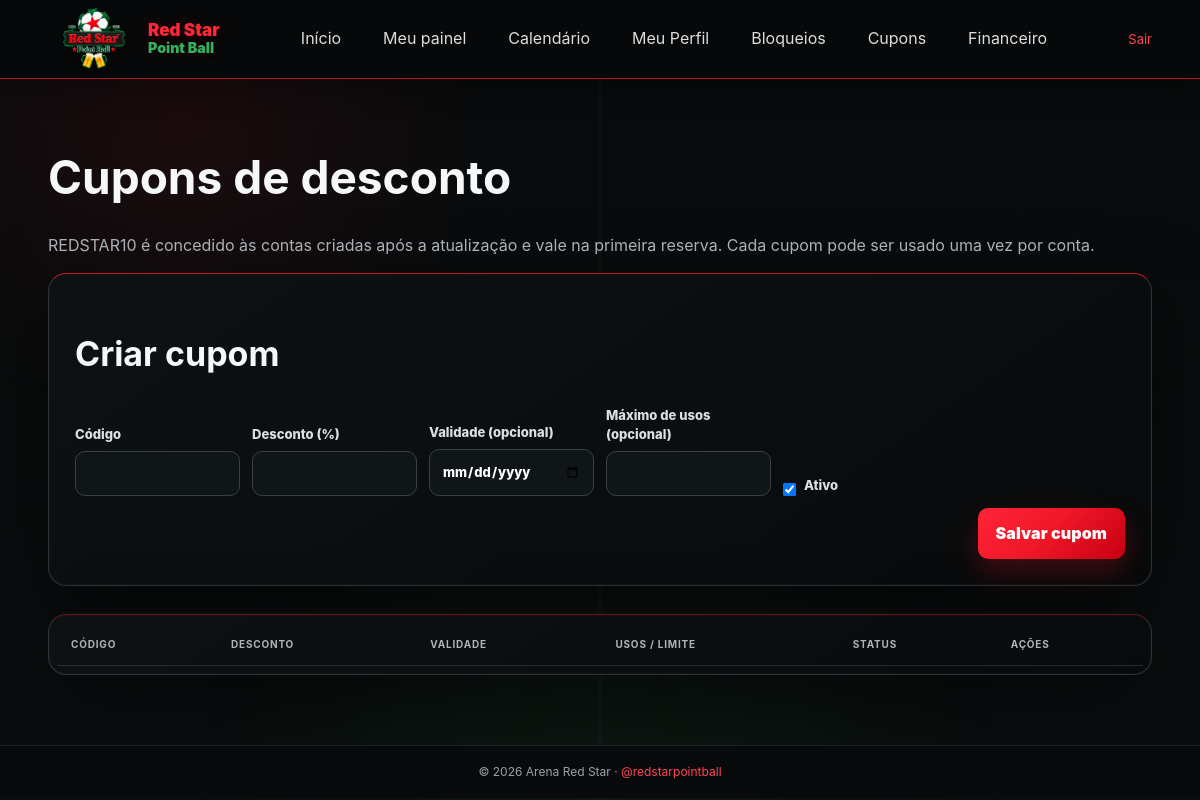
Before: /cupons.php (signed in) with the older database file.
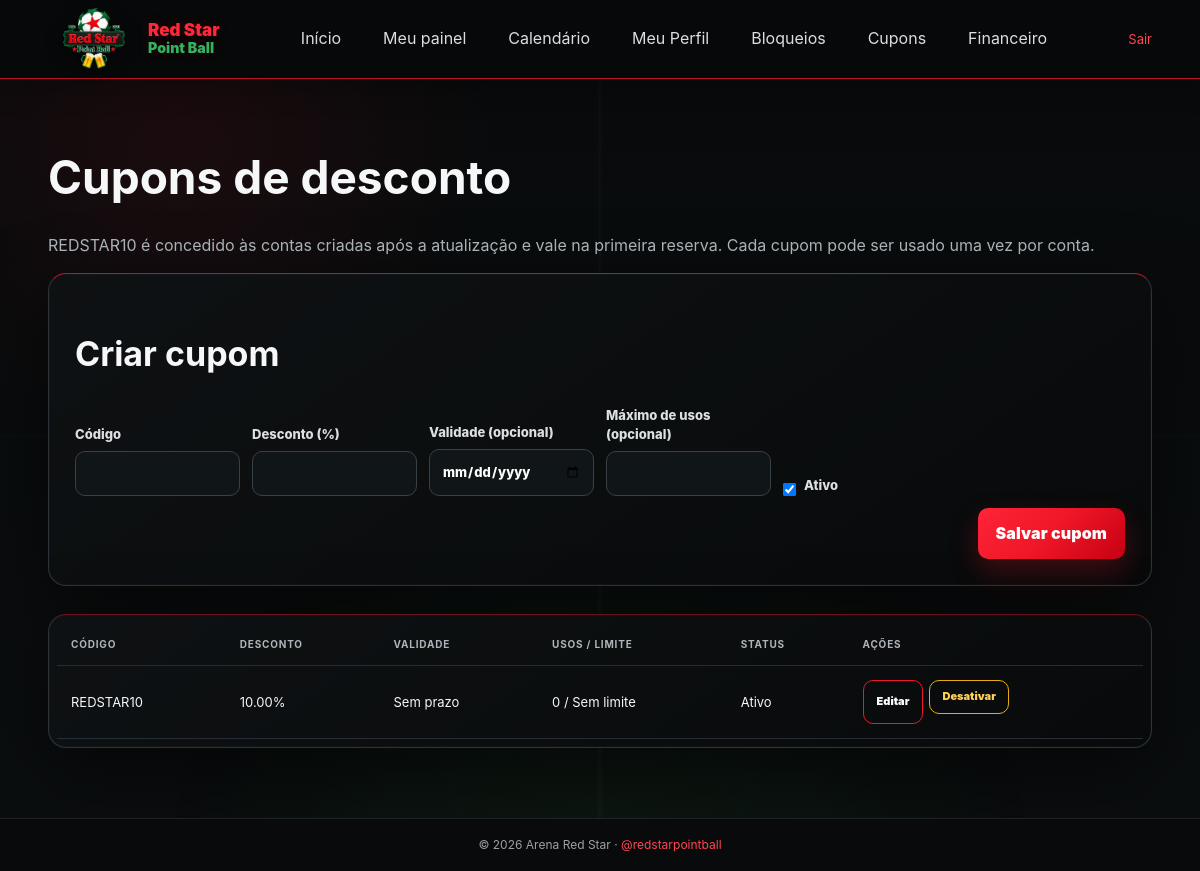
After: the same page with the newer database file.
### tables this page shows
CREATE TABLE IF NOT EXISTS cupons (
 id INT UNSIGNED AUTO_INCREMENT PRIMARY KEY,
 codigo VARCHAR(30) NOT NULL UNIQUE,
 porcentagem DECIMAL(5,2) NOT NULL,
 validade DATE NULL,
 max_usos INT UNSIGNED NULL,
 ativo TINYINT UNSIGNED NOT NULL DEFAULT 1,
 criado_em DATETIME DEFAULT CURRENT_TIMESTAMP,
 CHECK(porcentagem>0 AND porcentagem<=100)
);

### cupons.php (the view, shortened to what this page needs)
<?php
require_once 'app.php';auth(true);
$edit=query('SELECT * FROM cupons WHERE id=?',[(int)($_GET['editar']??0)])->fetch()?:[];$rows=query('SELECT c.*,(SELECT COUNT(*) FROM usos_cupons u WHERE u.cupom_id=c.id) usos FROM cupons c ORDER BY c.id DESC')->fetchAll();pageStart('Cupons'); ?>
<h1>Cupons de desconto</h1><p class="muted">REDSTAR10 é concedido às contas criadas após a atualização e vale na primeira reserva. Cada cupom pode ser usado uma vez por conta.</p><section class="admin-form-card"><h2><?=$edit?'Editar cupom':'Criar cupom'?></h2><form method="post" class="admin-form-grid"><?php csrfField();?><input type="hidden" name="id" value="<?=(int)($edit['id']??0)?>"><label>Código<input name="codigo" maxlength="30" value="<?=e($edit['codigo']??'')?>" required></label><label>Desconto (%)<input type="number" name="porcentagem" min="0.01" max="100" step="0.01" value="<?=e($edit['porcentagem']??'')?>" required></label><label>Validade (opcional)<input type="date" name="validade" value="<?=e($edit['validade']??'')?>"></label><label>Máximo de usos (opcional)<input type="number" min="1" max="2147483647" name="max_usos" value="<?=e($edit['max_usos']??'')?>"></label><label class="check-line"><input type="checkbox" name="ativo" <?=($edit['ativo']??1)?'checked':''?>> Ativo</label><button class="primary-btn">Salvar cupom</button></form></section>
<div class="table-card table-scroll"><table><thead><tr><th>Código</th><th>Desconto</th><th>Validade</th><th>Usos / limite</th><th>Status</th><th>Ações</th></tr></thead><tbody><?php foreach($rows as $r):?><tr><td><?=e($r['codigo'])?></td><td><?=e($r['porcentagem'])?>%</td><td><?=$r['validade']?date('d/m/Y',strtotime($r['validade'])):'Sem prazo'?></td><td><?=(int)$r['usos']?> / <?=e($r['max_usos']??'Sem limite')?></td><td><?=$r['ativo']?'Ativo':'Desativado'?></td><td><div class="action-set"><a class="outline-btn small" href="?editar=<?=(int)$r['id']?>">Editar</a><form method="post"><?php csrfField();?><input type="hidden" name="id" value="<?=(int)$r['id']?>"><button class="warning-outline small" name="acao" value="alternar"><?=$r['ativo']?'Desativar':'Ativar'?></button></form></div></td></tr><?php endforeach;?></tbody></table></div>

Changed rows visible on the page:
added cupons: codigo "REDSTAR10", porcentagem "10.00", shows "Sem prazo", usos "0", max_usos "Sem limite", ativo "Ativo"
